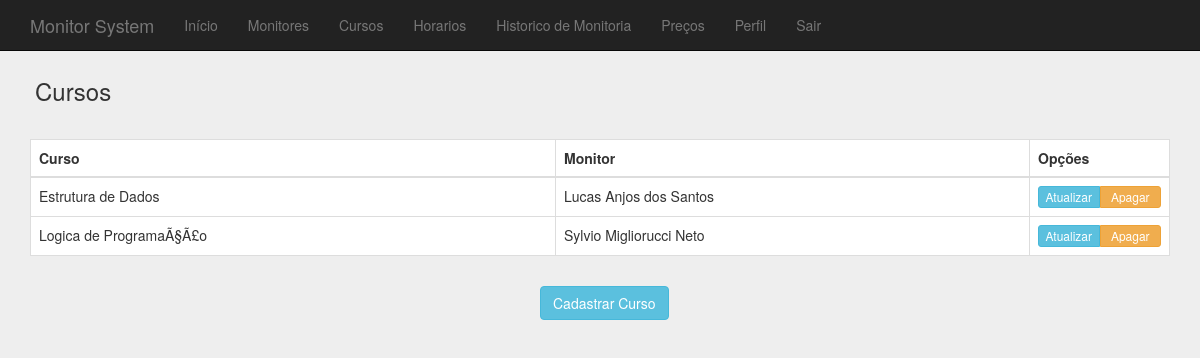
Before: /pages/courses.php (signed in) with the older database file.
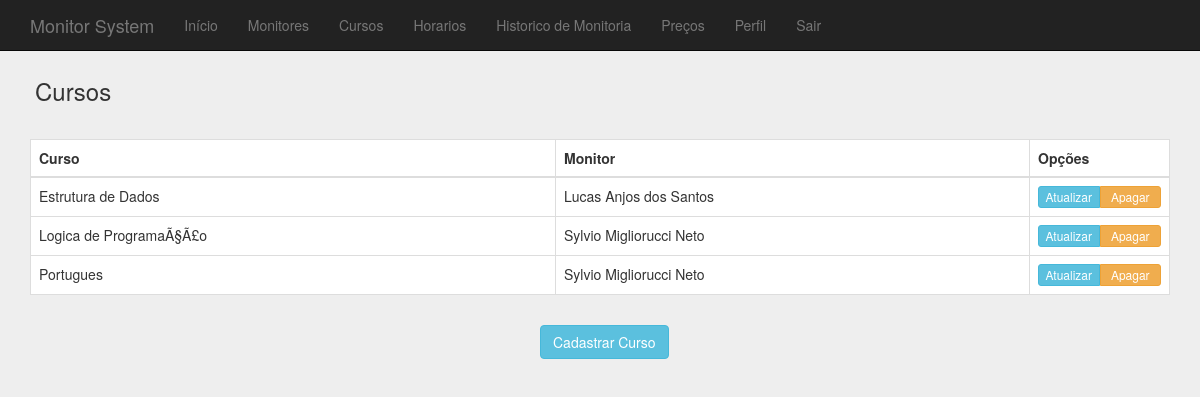
After: the same page with the newer database file.
### tables this page shows
CREATE TABLE IF NOT EXISTS `course` (
  `name` varchar(255) NOT NULL,
  `id` int(5) NOT NULL AUTO_INCREMENT,
  `user_id` int(5) NOT NULL,
  PRIMARY KEY (`id`)
);

CREATE TABLE IF NOT EXISTS `user` (
  `name` varchar(255) NOT NULL,
  `address` varchar(255) NOT NULL,
  `phone` varchar(15) NOT NULL,
  `cpf` varchar(15) NOT NULL,
  `rg` varchar(10) NOT NULL,
  `ra` varchar(255) NOT NULL,
  `account` varchar(30) NOT NULL,
  `id` int(5) NOT NULL AUTO_INCREMENT,
  `age` date NOT NULL,
  `email` varchar(255) NOT NULL,
  PRIMARY KEY (`id`)
);

### codes/database.php (called while the page is built, shortened)
<?php
  function connect()
  {
    return mysqli_connect("localhost","root", "", "m-system");
  }
  function first_of_row($query)
  {
    $mysqli = connect();
    $result = $mysqli->query($query);
    while($row = $result->fetch_array())
    {
      $rows[] = $row;
    }
    if (isset($rows)){
      return $rows[0];
    }else{
      return array();
    }
  }
  function all_rows($table, $clause='')
  {
    $mysqli = connect();
    $result = $mysqli->query("SELECT * FROM $table $clause");
    while($row = $result->fetch_array())
    {
      $rows[] = $row;
    }
    return isset($rows) ? $rows : array();
  }
  function user_by_id($id)
  {
    return first_of_row("SELECT * FROM user WHERE id='$id'");
  }
  function all_courses_select()
  {
    return all_rows('course');
  }
?>

### pages/courses.php (the view, shortened to what this page needs)
<!DOCTYPE html>
<html lang="en">
  <head>
    <link rel="stylesheet" href="../css/index.css"/>
    <link href="../css/login.css" rel="stylesheet">
  </head>
  <body>
    <?php include('../templates/nav.php'); ?>
    <div class="container">
      <div class="row">
        <div class="col-md-12">
          <div class="table">
            <div class="page-header">
              <h3>Cursos</h3>
            </div>
            <table class="table table-bordered">
              <thead>
                <tr>
                  <th>Curso</th>
                  <th>Monitor</th>
                  <th>Opções</th>
                </tr>
              </thead>
              <tbody>
                <?php
                  $rows = all_courses_select();
                  if ($rows != ''){
                    foreach ($rows as $row) {
                      $user = user_by_id($row['user_id']);
                      echo "
                        <tr>
                          <td>". $row['name'] ."</td>
                          <td>". $user['name'] ."</td>
                          <td class='buttons'>
                            <div class='btn-group btn-group-justified'>
                              <div class='btn-group'>
                                <button type='button' class='btn btn-xs btn-info'>Atualizar</button>
                              </div>
                              <div class='btn-group'>
                                <button type='button' value=". $row['id'] ." class='btn btn-xs btn-warning'>Apagar</button>
                              </div>
                            </div>
                          </td>
                        </tr>
                      ";
                    }
                }else{
                    echo "<div class='page-header'><h4>Nenhum curso encontrado.</h4></div>";
                }
                ?>
              </tbody>
            </table>
          </div>
          <div class="register button">
            <div class="btn-group">
              <a class="btn btn-xl btn-info" href="register-course.php">Cadastrar Curso</a>
            </div>
          </div>
        </div>
      </div>
    </div>
  </body>
</html>

Changed rows visible on the page:
added course: name "Portugues", user.name "Sylvio Migliorucci Neto", $row['id'] 3 (drawn)
